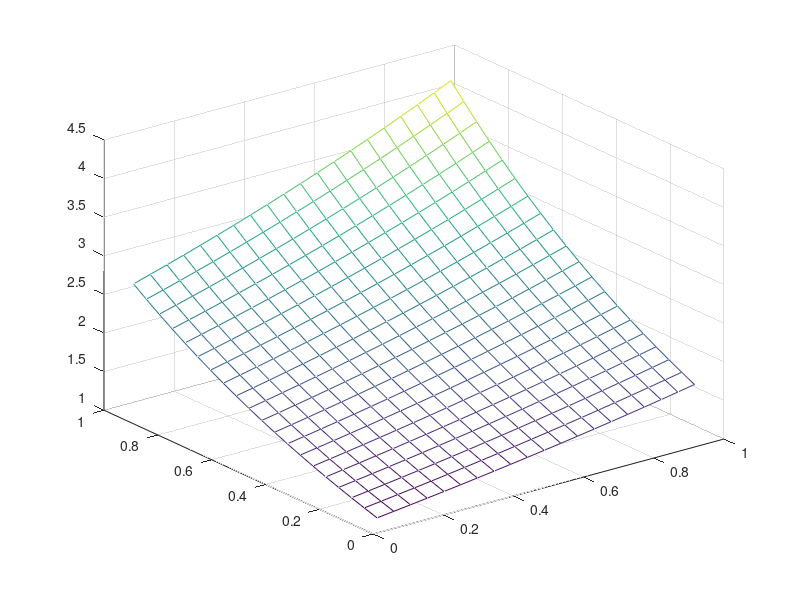

This figure's MATLAB source:
clear all
close all
clc

% Solve the Poisson equation u_{xx} + u_{yy} = f(x,y) on [a, b] x [a, b].  

f = @(x,y) 1.25 * exp(x + y / 2);       % --- rhs function

a = 0;                                  % --- Left boundary of the solution domain 
b = 1;                                  % --- Right boundary of the solution domain
N_internal = 20;                        % --- Number of internal discretization points along each dimension
h = (b - a) / (N_internal + 1);         % --- Sampling interval
x = linspace(a, b, N_internal + 2);     % --- Sampling points along the x-axis including the boundaries
y = linspace(a, b, N_internal + 2);     % --- Sampling points along the y-axis including the boundaries

[X, Y] = meshgrid(x, y);      
X = X';                                 % --- Transpose so that X(i, j), Y(i, j) are the coordinates of point (i, j)
Y = Y';                      

% --- Interior points
Xint = X(2 : N_internal + 1, 2 : N_internal + 1);       
Yint = Y(2 : N_internal + 1, 2 : N_internal + 1);

% --- rhs values
rhs = f(Xint, Yint);  

% --- Reference solution
uRef = exp(X + Y / 2);  

% --- Include boundary terms into the rhs
rhs(:, 1)               = rhs(:, 1) - uRef(2 : N_internal + 1, 1) / h^2;
rhs(:, N_internal)      = rhs(:, N_internal) - uRef(2 : N_internal + 1, N_internal + 2) / h^2;
rhs(1, :)               = rhs(1, :) - uRef(1, 2 : N_internal + 1) / h^2;
rhs(N_internal, :)      = rhs(N_internal, :) - uRef(N_internal + 2, 2 : N_internal + 1) / h^2;

% --- Set the system matrix
I = speye(N_internal);
e = ones(N_internal, 1);
T = spdiags([e -4 * e e], [-1 0 1], N_internal, N_internal);
S = spdiags([e e], [-1 1], N_internal, N_internal);
A = (kron(I, T) + kron(S, I)) / h^2;

% --- Solve the linear system. Calculate the solution at the only interior
% points
ff = reshape(rhs, N_internal * N_internal, 1);
uSol = A \ ff;
uRefInternal = uRef(2 : N_internal + 1, 2 : N_internal + 1);
uSol = reshape(uSol, N_internal, N_internal);  
err = 100 * sqrt(sum(sum(abs(uSol - uRefInternal).^2)) / sum(sum(abs(uRefInternal).^2)));
fprintf('Percentage rms error = %10.3e \n',err)

% --- Graph
figure(1)
mesh(x(2 : N_internal + 1), y(2 : N_internal + 1), uSol)
